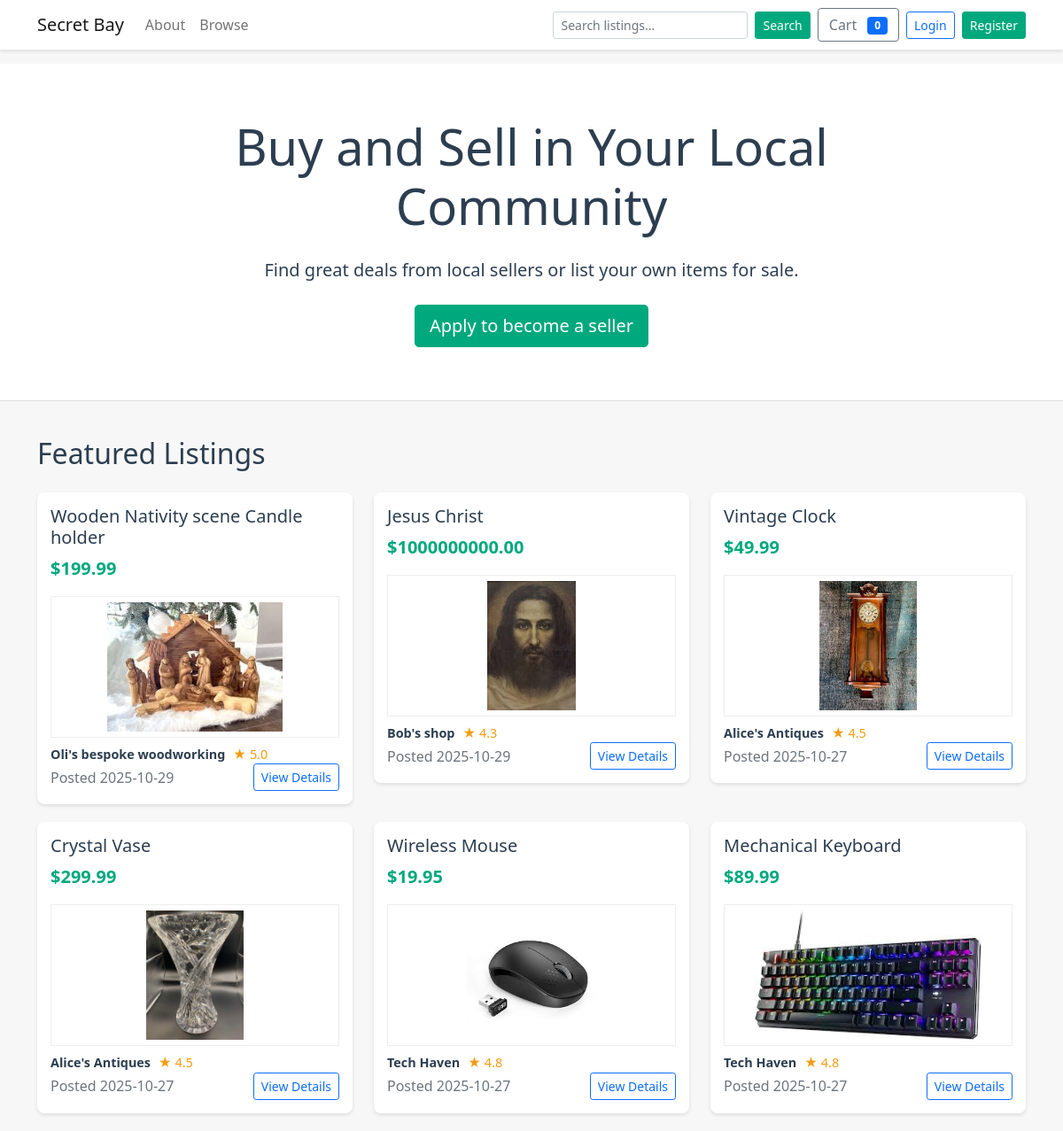
The page / on the database its author committed.
### tables this page shows
CREATE TABLE products (
    id INTEGER PRIMARY KEY AUTOINCREMENT,
    seller_id INTEGER,
    title TEXT NOT NULL,
    description TEXT,
    price REAL NOT NULL CHECK(price >= 0),
    stock INTEGER DEFAULT 0,
    created_at TEXT NOT NULL DEFAULT (datetime('now')), image_url TEXT,
    FOREIGN KEY(seller_id) REFERENCES users(id) ON DELETE SET NULL
);

CREATE TABLE users (
    id INTEGER PRIMARY KEY AUTOINCREMENT,
    username TEXT NOT NULL UNIQUE,
    email TEXT NOT NULL UNIQUE,
    password_hash TEXT NOT NULL,
    is_admin INTEGER NOT NULL DEFAULT 0,
    is_seller INTEGER NOT NULL DEFAULT 0,
    business_name TEXT,
    seller_description TEXT,
    rating REAL DEFAULT 0,
    total_sales INTEGER DEFAULT 0,
    created_at TEXT NOT NULL DEFAULT (datetime('now'))
, logo_url TEXT);

### app.py (the view)
@app.route('/')
def index():
    conn = get_db_connection()
    cur = conn.cursor()
    cur.execute("""
        SELECT p.id, p.title, p.description, p.price, p.created_at, p.seller_id, p.image_url, u.business_name, u.rating, u.username AS seller_username
        FROM products p
        LEFT JOIN users u ON p.seller_id = u.id
        ORDER BY p.created_at DESC LIMIT 6
    """)
    featured = cur.fetchall()
    conn.close()
    return render_template('index.html', featured_products=featured)

### app.py (called while the page is built, shortened)
def get_db_connection(path=DB_PATH):
    conn = sqlite3.connect(path)
    conn.row_factory = sqlite3.Row
    conn.execute("PRAGMA foreign_keys = ON;")
    return conn

@app.context_processor
def inject_user_permissions():
    uid = session.get('user_id')
    is_admin_flag = False
    return {'current_user_is_admin': is_admin_flag}

### templates/index.html (shortened to what this page needs)
<!DOCTYPE html>
<html lang="en">
<head>
    <link href="https://cdn.jsdelivr.net/npm/bootstrap@5.1.3/dist/css/bootstrap.min.css" rel="stylesheet">
</head>
<body>
    {% include 'navbar.html' %}
    <div class="hero-section">
        <div class="container">
            <div class="row justify-content-center">
                <div class="col-md-8 text-center">
                    <h1 class="display-4 mb-4">Buy and Sell in Your Local Community</h1>
                    <p class="lead mb-4">Find great deals from local sellers or list your own items for sale.</p>
                    <div class="d-flex justify-content-center gap-3">
                        <a href="{{ url_for('apply_seller') }}" class="btn btn-primary btn-lg">Apply to become a seller</a>
                    </div>
                </div>
            </div>
        </div>
    </div>
    <div class="container">
        <h2 class="mb-4">Featured Listings</h2>
        <div class="row">
            {% if featured_products %}
                {% for p in featured_products %}
                    <div class="col-md-4">
                        <div class="listing-card">
                                                                                                                <h5>{{ p['title'] }}</h5>
                                                                                                                <p class="price">${{ '%.2f'|format(p['price']) }}</p>
                                                                                                                {% if 'image_url' in p.keys() and p['image_url'] %}
                                                                                                                    <div class="mb-2 text-center">
                                                                                                                        {% set img = p['image_url'] %}
                                                                                                                        {% if img.startswith('http://') or img.startswith('https://') or img.startswith('/') %}
                                                                                                                            <img src="{{ img }}" alt="{{ p['title'] }}" style="max-height:160px; width:100%; object-fit:contain; background:#fff; border:1px solid #eee; padding:6px;">
                                                                                                                        {% else %}
                                                                                                                            <img src="{{ url_for('static', filename='img/' ~ img) }}" alt="{{ p['title'] }}" style="max-height:160px; width:100%; object-fit:contain; background:#fff; border:1px solid #eee; padding:6px;">
                                                                                                                        {% endif %}
                                                                                                                    </div>
                                                                                                                {% else %}
                                                                                                                    <p class="description">{{ (p['description'] or '')[:100] }}{% if (p['description'] or '')|length > 100 %}...{% endif %}</p>
                                                                                                                {% endif %}
                            <div class="seller-info mt-2">
                                <a href="{{ url_for('seller_profile', seller_id=p['seller_id']) }}" class="text-decoration-none">
                                    <span class="seller-name">{{ p['business_name'] or p['seller_username'] or 'Seller' }}</span>
                                    {% if p['rating'] %}
                                        <span class="rating">★ {{ '%.1f'|format(p['rating']) }}</span>
                                    {% endif %}
                                </a>
                            </div>
                            <div class="d-flex justify-content-between align-items-center">
                                <span class="text-muted">Posted {{ (p['created_at'] or '')[:10] }}</span>
                                <a href="{{ url_for('product_detail', product_id=p['id']) }}" class="btn btn-sm btn-outline-primary">View Details</a>
                            </div>
                        </div>
                    </div>
                {% endfor %}
            {% else %}
                <div class="col-12 text-center">
                    <p>No featured listings available.</p>
                </div>
            {% endif %}
        </div>
    </div>
</body>
</html>

### templates/index.html (style rules this page uses)
:root { --primary-color: #00a87e; --secondary-color: #f7f7f7; --text-color: #2c3e50; }
body { background-color: var(--secondary-color); color: var(--text-color); }
.hero-section { background: white; padding: 60px 0; margin-bottom: 40px; border-bottom: 1px solid #ddd; }
.listing-card { background: white; border-radius: 8px; box-shadow: 0 2px 4px rgba(0,0,0,0.1); margin-bottom: 20px; padding: 15px; transition: transform 0.2s; }
.price { color: var(--primary-color); font-size: 1.25rem; font-weight: bold; }
.seller-info { margin-top: 10px; font-size: 0.9rem; }
.seller-name { font-weight: bold; color: var(--text-color); }
.rating { color: #f39c12; margin-left: 5px; }
.btn-primary { background-color: var(--primary-color); border-color: var(--primary-color); }

### rows shown on the page
products: title "Wooden Nativity scene Candle holder", price "199.99", image_url (picture), business_name "Oli's bespoke woodworking", created_at "2025-10-29"
users: rating "5.0"
products: title "Jesus Christ", price "1000000000.00", image_url (picture), business_name "Bob's shop", created_at "2025-10-29"
users: rating "4.3"
products: title "Vintage Clock", price "49.99", image_url (picture), business_name "Alice's Antiques", created_at "2025-10-27"
users: rating "4.5"
products: title "Crystal Vase", price "299.99", image_url (picture), business_name "Alice's Antiques", created_at "2025-10-27"
products: title "Wireless Mouse", price "19.95", image_url (picture), business_name "Tech Haven", created_at "2025-10-27"
users: rating "4.8"
products: title "Mechanical Keyboard", price "89.99", image_url (picture), business_name "Tech Haven", created_at "2025-10-27"
